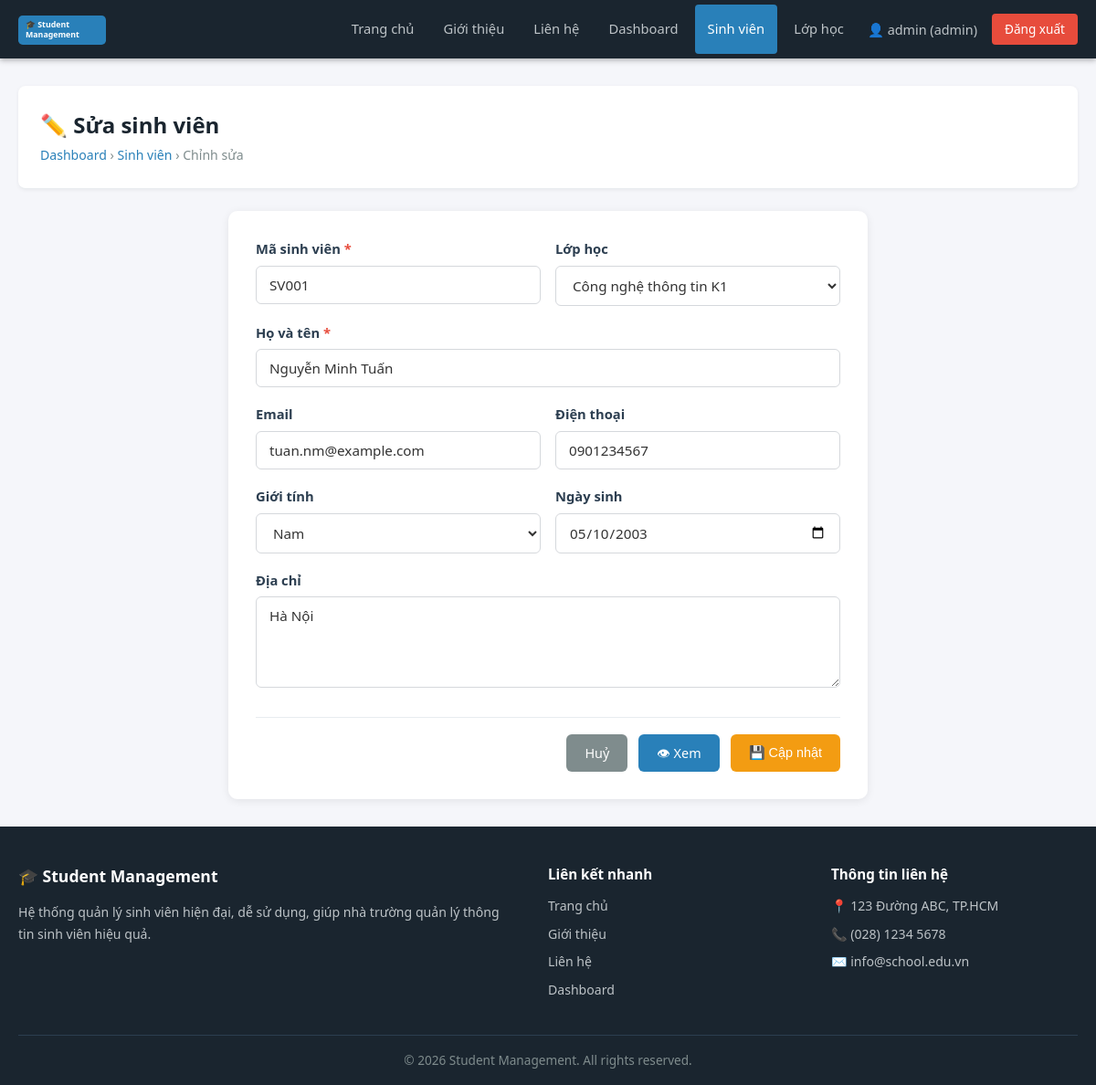
The page /students/edit.php?id=1 (signed in) on the database its author committed.
### tables this page shows
CREATE TABLE students (
    id INT AUTO_INCREMENT PRIMARY KEY,
    student_code VARCHAR(20) NOT NULL UNIQUE,
    full_name VARCHAR(100) NOT NULL,
    email VARCHAR(100) UNIQUE,
    phone VARCHAR(15),
    gender ENUM('Nam', 'Nữ', 'Khác') DEFAULT 'Nam',
    birthday DATE,
    address TEXT,
    class_id INT,
    created_at DATETIME DEFAULT CURRENT_TIMESTAMP,
    CONSTRAINT fk_students_class FOREIGN KEY (class_id) REFERENCES classes(id) ON DELETE SET NULL ON UPDATE CASCADE
);

CREATE TABLE classes (
    id INT AUTO_INCREMENT PRIMARY KEY,
    class_code VARCHAR(20) NOT NULL UNIQUE,
    class_name VARCHAR(100) NOT NULL,
    teacher_id INT DEFAULT NULL,
    teacher VARCHAR(100),
    description TEXT,
    created_at DATETIME DEFAULT CURRENT_TIMESTAMP,
    CONSTRAINT fk_classes_teacher FOREIGN KEY (teacher_id) REFERENCES users(id) ON DELETE SET NULL ON UPDATE CASCADE
);

### students/edit.php (the view, shortened to what this page needs)
<?php
require_once '../config/config.php';
$id = intval($_GET['id'] ?? 0);
$stmt = $conn->prepare("SELECT * FROM students WHERE id = ?");
$stmt->bind_param('i', $id);
$stmt->execute();
$student = $stmt->get_result()->fetch_assoc();
$classList = $conn->query("SELECT id, class_name FROM classes ORDER BY class_name");
include '../includes/header.php';
include '../includes/navbar.php';
?>
<div class="main-content">
    <div class="page-header">
        <div>
            <h1>✏️ Sửa sinh viên</h1>
            <span class="breadcrumb">
                <a href="<?php echo SITE_URL; ?>/dashboard.php">Dashboard</a> &rsaquo;
                <a href="<?php echo SITE_URL; ?>/students/index.php">Sinh viên</a> &rsaquo;
                Chỉnh sửa
            </span>
        </div>
    </div>
    <div class="form-container">
        <form id="studentForm" method="POST" action="edit.php?id=<?php echo $id; ?>">
            <div class="form-row">
                <div class="form-group">
                    <label for="student_code">Mã sinh viên <span class="required">*</span></label>
                    <input type="text" id="student_code" name="student_code" class="form-control"
                        value="<?php echo htmlspecialchars($student['student_code'], ENT_QUOTES, 'UTF-8'); ?>">
                </div>
                <div class="form-group">
                    <label for="class_id">Lớp học</label>
                    <select id="class_id" name="class_id" class="form-control">
                        <?php while ($cls = $classList->fetch_assoc()): ?>
                            <option value="<?php echo $cls['id']; ?>"
                                <?php echo ($student['class_id'] == $cls['id']) ? 'selected' : ''; ?>>
                                <?php echo htmlspecialchars($cls['class_name'], ENT_QUOTES, 'UTF-8'); ?>
                            </option>
                        <?php endwhile; ?>
                    </select>
                </div>
            </div>
            <div class="form-group">
                <label for="full_name">Họ và tên <span class="required">*</span></label>
                <input type="text" id="full_name" name="full_name" class="form-control"
                    value="<?php echo htmlspecialchars($student['full_name'], ENT_QUOTES, 'UTF-8'); ?>">
            </div>
            <div class="form-row">
                <div class="form-group">
                    <label for="email">Email</label>
                    <input type="email" id="email" name="email" class="form-control"
                        value="<?php echo htmlspecialchars($student['email'] ?? '', ENT_QUOTES, 'UTF-8'); ?>">
                </div>
                <div class="form-group">
                    <label for="phone">Điện thoại</label>
                    <input type="text" id="phone" name="phone" class="form-control"
                        value="<?php echo htmlspecialchars($student['phone'] ?? '', ENT_QUOTES, 'UTF-8'); ?>">
                </div>
            </div>
            <div class="form-row">
                <div class="form-group">
                    <label for="gender">Giới tính</label>
                    <select id="gender" name="gender" class="form-control">
                        <option value="Nam"  <?php echo ($student['gender'] === 'Nam')  ? 'selected' : ''; ?>>Nam</option>
                    </select>
                </div>
                <div class="form-group">
                    <label for="birthday">Ngày sinh</label>
                    <input type="date" id="birthday" name="birthday" class="form-control"
                        value="<?php echo htmlspecialchars($student['birthday'] ?? '', ENT_QUOTES, 'UTF-8'); ?>">
                </div>
            </div>
            <div class="form-group">
                <label for="address">Địa chỉ</label>
                <textarea id="address" name="address" class="form-control" rows="3"><?php echo htmlspecialchars($student['address'] ?? '', ENT_QUOTES, 'UTF-8'); ?></textarea>
            </div>
            <div class="form-actions">
                <a href="index.php" class="btn btn-secondary">Huỷ</a>
                <a href="view.php?id=<?php echo $id; ?>" class="btn btn-primary">👁 Xem</a>
                <button type="submit" class="btn btn-warning">💾 Cập nhật</button>
            </div>
        </form>
    </div>
</div>
<?php include '../includes/footer.php'; ?>

### css/base.css (style rules this page uses)
:root { --color-primary: #2980b9; --color-dark: #1a252f; --color-secondary: #7f8c8d; --color-danger: #e74c3c; --color-success: #27ae60; --color-warning: #f39c12; --color-bg: #f5f6fa; --color-border: #e8ecef; --color-text: #333; --color-text-light: #2c3e50; --color-white: #fff; --radius: 6px; --radius-lg: 10px; --shadow: 0 2px 8px rgba(0,0,0,0.07); }
*, *::before, *::after { box-sizing: border-box; margin: 0; padding: 0; }
html { scroll-behavior: smooth; }
a { color: var(--color-primary); text-decoration: none; }
body { font-family: 'Segoe UI', Tahoma, Geneva, Verdana, sans-serif; font-size: 16px; line-height: 1.6; color: var(--color-text); background-color: var(--color-bg); display: flex; flex-direction: column; min-height: 100vh; }
.main-content { flex: 1; padding: 30px 20px; max-width: 1200px; margin: 0 auto; width: 100%; }
.btn { display: inline-block; padding: 9px 20px; border: none; border-radius: var(--radius); cursor: pointer; font-size: 0.9rem; font-weight: 500; text-align: center; transition: background 0.2s, transform 0.1s; text-decoration: none; }
.btn-primary { background: var(--color-primary); color: var(--color-white); }
.btn-warning { background: var(--color-warning); color: var(--color-white); }
.btn-secondary { background: var(--color-secondary); color: var(--color-white); }

### css/style.css (style rules this page uses)
.page-header { background: var(--color-white); border-bottom: 1px solid var(--color-border); padding: 24px; margin-bottom: 24px; border-radius: 8px; display: flex; align-items: center; justify-content: space-between; flex-wrap: wrap; gap: 12px; box-shadow: 0 1px 4px rgba(0,0,0,0.06); }
.page-header h1 { font-size: 1.5rem; color: var(--color-dark); }
.page-header .breadcrumb { color: var(--color-secondary); font-size: 0.88rem; }
.page-header .breadcrumb a { color: var(--color-primary); }
.form-container { background: var(--color-white); border-radius: var(--radius-lg); padding: 30px; box-shadow: 0 2px 10px rgba(0,0,0,0.08); max-width: 700px; margin: 0 auto; }
.form-group { margin-bottom: 18px; }
.form-group label { display: block; font-weight: 600; margin-bottom: 6px; color: var(--color-text-light); font-size: 0.92rem; }
.form-group label .required { color: var(--color-danger); }
.form-control { width: 100%; padding: 10px 14px; border: 1px solid #d5d8dc; border-radius: var(--radius); font-size: 0.95rem; transition: border-color 0.2s, box-shadow 0.2s; background: var(--color-white); color: var(--color-text); font-family: inherit; }
.form-row { display: grid; grid-template-columns: 1fr 1fr; gap: 16px; }
.form-actions { display: flex; gap: 12px; justify-content: flex-end; margin-top: 24px; padding-top: 18px; border-top: 1px solid var(--color-border); }
select.form-control { cursor: pointer; }
textarea.form-control { resize: vertical; min-height: 100px; }

### rows shown on the page
students: student_code "SV001", class_id "Công nghệ thông tin K1", full_name "Nguyễn Minh Tuấn", email "tuan.nm@example.com", phone "0901234567", gender "Nam", birthday "05/10/2003", address "Hà Nội"

### other values the page prints
$_SESSION['username'] "admin"
$_SESSION['role'] "admin"
SITE_NAME "Student Management"
